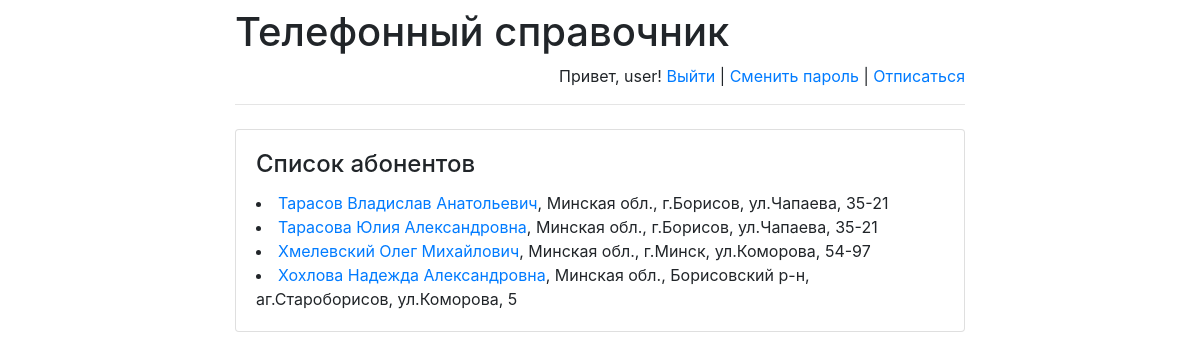
Page /phones/ (signed in) on the committed database.
### phones/models.py (models this page shows)
class Subscriber(models.Model):
    Name = models.CharField(max_length=255)
    RegDate = models.DateTimeField('date published')
    Address = models.CharField(max_length=255)

### phones/views.py (the view)
def index(request):
    message = None
    if "message" in request.GET:
        message = request.GET["message"]
    return render(
        request,
        "index.html",
        {
            "latest_subscribers":
                Subscriber.objects.order_by('Name')[:5],
            "message": message
        }
    )

### phones/templates/index.html (shortened to what this page needs)
{% extends 'base.html' %}
{% block main %}
    <h4 class="card-title">Список абонентов</h4>
    {% if latest_subscribers %}
        {% for Subscriber in latest_subscribers %}
            <li>
                <a href="/phones/{{ Subscriber.id }}/">{{ Subscriber.Name }}</a>, {{ Subscriber.Address }}
            </li>
        {% endfor %}
    {% else %}
        <p>Справочник пустой.</p>
    {% endif %}
{% endblock %}

### phones/templates/base.html (shortened to what this page needs)
<!doctype html>
<html lang="en">
<head>
    <link rel="stylesheet" href="https://stackpath.bootstrapcdn.com/bootstrap/4.1.3/css/bootstrap.min.css">
</head>
<body>
<div class="container">
    <div class="row justify-content-center">
        <div class="col-8">
            <h1 class="mt-2">Телефонный справочник</h1>
            {% if user.is_authenticated %}
                <p class="text-right">
                    Привет, {{ user.username }}!
                    <a href="/phones/logout">Выйти</a> |
                    <a href="/phones/password-change"> Сменить пароль </a>
                    {% if user.email == '' %}
                        | <a href="/phones/subscribe">Подписаться</a>
                    {% else %}
                        | <a href="/phones/unsubscribe">Отписаться</a>
                    {% endif %}
                </p>
            {% else %}
                <p class="text-right">
                    <a href="/phones/login">Войти</a> |
                    <a href="/phones/register">Зарегистрироваться</a>
                </p>
            {% endif %}
            <hr class="mt-0 mb-4">
            <div class="card">
                <div class="card-body">
                    {% block main %}
                    {% endblock %}
                </div>
            </div>
        </div>
    </div>
</div>
</body>
</html>

### rows in the picture
Subscriber: Name "Тарасов Владислав Анатольевич", Address "Минская обл., г.Борисов, ул.Чапаева, 35-21"
Subscriber: Name "Тарасова Юлия Александровна", Address "Минская обл., г.Борисов, ул.Чапаева, 35-21"
Subscriber: Name "Хмелевский Олег Михайлович", Address "Минская обл., г.Минск, ул.Коморова, 54-97"
Subscriber: Name "Хохлова Надежда Александровна", Address "Минская обл., Борисовский р-н, аг.Староборисов, ул.Коморова, 5"

### other values in the picture
{{ user.username }} "user"
